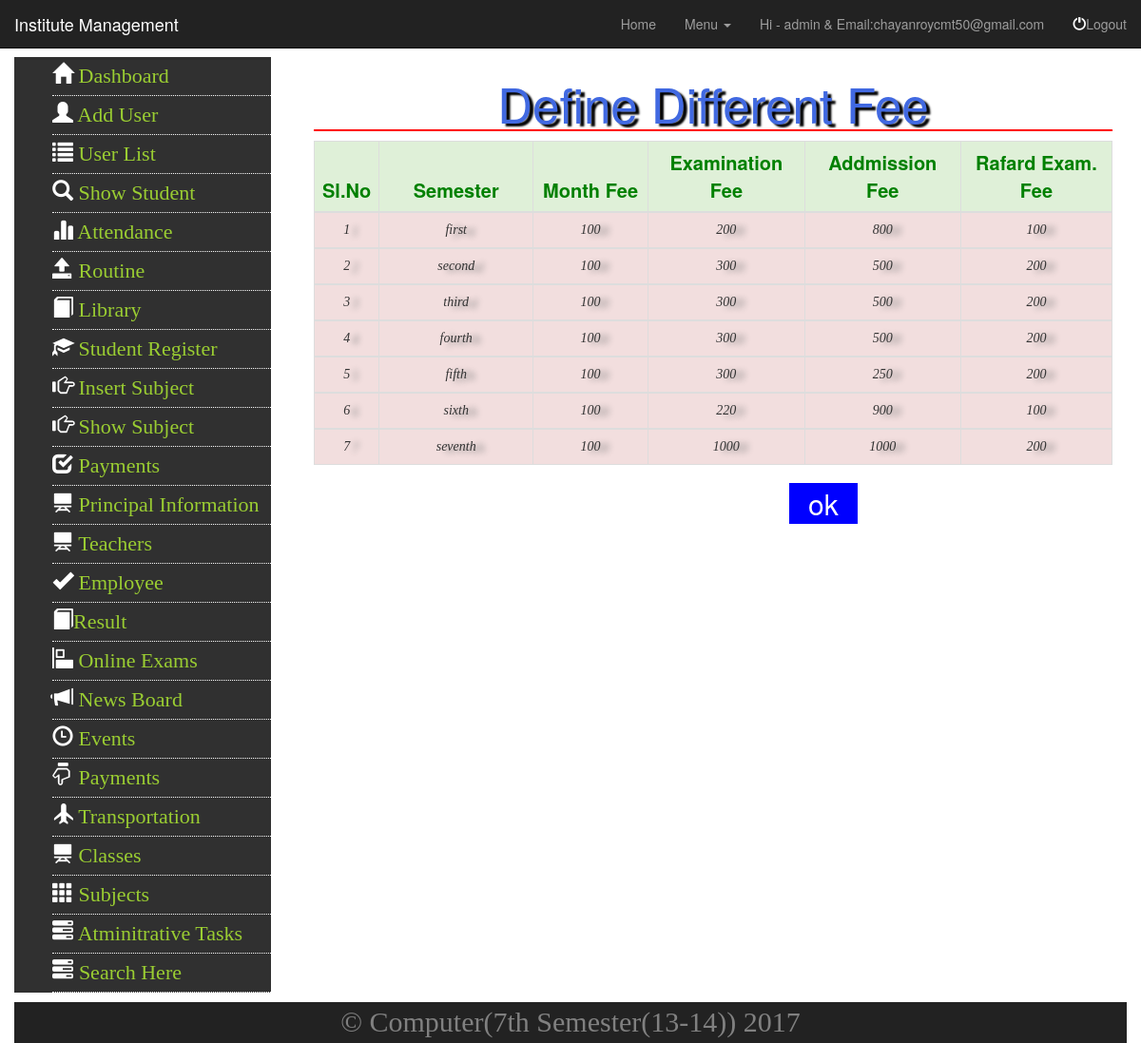
The page /showDefineFee.php (signed in) on the database its author committed.
### tables this page shows
CREATE TABLE `payment` (
  `id` int(11) NOT NULL,
  `month_fee` int(11) NOT NULL,
  `exam_fee` int(11) NOT NULL,
  `admission_fee` int(11) NOT NULL,
  `refard_sub_fee` int(11) NOT NULL,
  `semester` varchar(20) NOT NULL
);

### lib/Database.php (called while the page is built, shortened)
<?php
Class Database{
 public $host   = DB_HOST;
 public $user   = DB_USER;
 public $pass   = DB_PASS;
 public $dbname = DB_NAME;
 public $link;
private function connectDB(){
 $this->link = new mysqli($this->host, $this->user, $this->pass,
  $this->dbname);
 }
public function select($query){
  $result = $this->link->query($query) or
   die($this->link->error.__LINE__);
  if($result->num_rows > 0){
    return $result;
  } else {
    return false;
  }
 }
}

### showDefineFee.php (the view, shortened to what this page needs)
<?php include 'inc/sidebar.php'; ?>
<div class="container-fluid marginTop">
<div class="row">
<div class="col-xs-12">
 <div class="table-responsive">
  <h2>Define Different Fee</h2>
<table class="table table-bordered table-hover">
      <thead>
        <tr   class="success">
          <th width="5%">Sl.No</th>
          <th width="20%">Semester</th>
          <th width="15%">Month Fee</th>
          <th width="20%">Examination Fee</th>
          <th width="20%">Addmission Fee</th>
          <th width="20%">Rafard Exam. Fee</th>
        </tr>
      </thead>
      <tbody>
    <?php
    $i=0;
    $query="SELECT * FROM `payment`";
    $data=$db->select($query);
    if($data){
    while ($result=$data->fetch_assoc()){
    $i++;
    ?>
        <tr class="danger">
          <td><?php echo $i; ?></td>
          <td><?php echo $result['semester']; ?></td>
          <td><?php echo $result['month_fee']; ?></td>
          <td><?php echo $result['exam_fee']; ?></td>
          <td><?php echo $result['admission_fee']; ?></td>
          <td><?php echo $result['refard_sub_fee']; ?></td>
        </tr>
      </tbody>
  <?php }}else{
    echo "<span style='color:red;font-size:20px;'>No data Available!</span>";
    }  ?>
</table>
 <div class="ok">
              <a href="payment.php">ok</a>
              </div>
  </div>
</div>
</div>
</div
?>

### css/style.css (style rules this page uses)
.success { color: green; font-size: 20px; }
td { font-family: time new roman; font-style: italic; text-align: center; text-shadow: 9px 2px 6px grey; }
th { text-align: center; }

### showDefineFee.php (style rules this page uses)
h2 { border-bottom: 2px solid red; color: royalblue; font-size: 51px; text-align: center; text-shadow: 4px 3px 2px black; }
th { font-size: 20px; }
.ok { font-size: 30px; width: 25px; }
.ok a { background: blue none repeat scroll 0 0; color: white; width: 50px; text-align: center; padding: 0px 20px; margin-left: 500px; }

### rows shown on the page
payment: semester "first", month_fee "100", exam_fee "200", admission_fee "800", refard_sub_fee "100"
payment: semester "second", month_fee "100", exam_fee "300", admission_fee "500", refard_sub_fee "200"
payment: semester "third", month_fee "100", exam_fee "300", admission_fee "500", refard_sub_fee "200"
payment: semester "fourth", month_fee "100", exam_fee "300", admission_fee "500", refard_sub_fee "200"
payment: semester "fifth", month_fee "100", exam_fee "300", admission_fee "250", refard_sub_fee "200"
payment: semester "sixth", month_fee "100", exam_fee "220", admission_fee "900", refard_sub_fee "100"
payment: semester "seventh", month_fee "100", exam_fee "1000", admission_fee "1000", refard_sub_fee "200"

### other values the page prints
Session::get('userName') "admin"
Session::get('Email') "chayanroycmt50@gmail.com"
